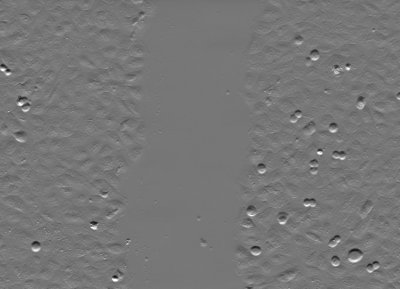
#> input picture opencv/bnsreenu/image_processing_APEER/Images/scratch_assay/1.jpg, 400 x 289 px, given as the content of the folder C:/Users/builder/Pictures/Saved Pictures/, which was not available
$ python 29-scikit.py
#> lines starting #> are read from the running program, lines starting #| are printed output that depends on the picture; pictures that were not available may be replaced by others from this repository, and a replacement may not be noted
"""
Tutorial 29 - image_processing using scikit image

https://github.com/bnsreenu/python_for_image_processing_APEER/blob/master/tutorial29_image_processing_using_scikit-image.py
https://www.youtube.com/watch?v=mQkcf8kgit8&list=PLHae9ggVvqPgyRQQOtENr6hK0m1UquGaG&index=30

 resize and rescale.
 edge detection.
 sharpening using deconvolution method
 scratch assay analysis.
#Resize, rescale
"""
import matplotlib.pyplot as plt

from skimage import io, color
from skimage.transform import rescale, resize, downscale_local_mean
import getpass
import os

USER = getpass.getuser()

IMAGE_NAME = '1.jpg'
BASE_FOLDER = 'C:/Users/' + USER + '/Pictures/Saved Pictures/'
IMAGE = BASE_FOLDER + IMAGE_NAME

path = BASE_FOLDER
file_list = os.listdir(path)

for (image) in os.listdir(path):  # iterate through each file to perform some action
    print(image)

img = io.imread(IMAGE, as_gray=True)
#> img is the input picture: shape (289, 400); min 14, max 255, mean 118.6
# Rescale, resize image by a given factor.
# gaussian smoothing can be performed to avoid antialiasing artifacts.
img_rescaled = rescale(img, 1.0 / 4.0, anti_aliasing=False)
# Resize, resize image to given dimensions (shape)

plt.imshow( img_rescaled, cmap='gray')


################################################

#A quick look at a few skimage functions

from skimage.filters import gaussian, sobel
#img = io.imread("images/Osteosarcoma_01_25Sigma_noise.tif")
plt.imshow(img)
gaussian_using_skimage = gaussian(img, sigma=1, mode='constant', cval=0.0)
plt.imshow(gaussian_using_skimage)

img_gray = io.imread(IMAGE, as_gray=True)
sobel_img = sobel(img_gray)  #Works only on 2D (gray) images
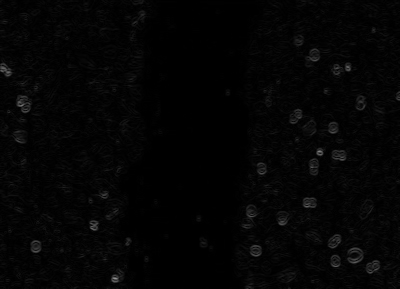
#> sobel_img: shape (289, 400) float64; min 0, max 0.58, mean 0.0182
plt.imshow(sobel_img, cmap='gray')
plt.show()
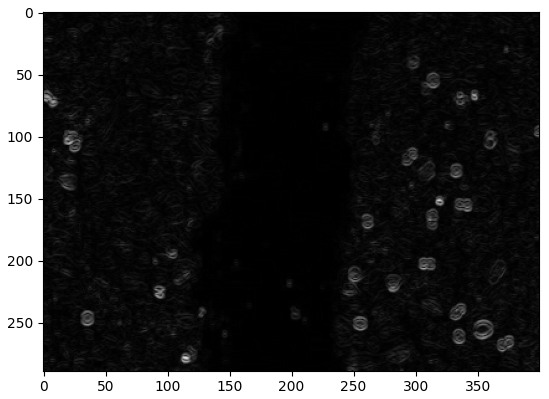
#> figure drawn by matplotlib, 1 panel

$ run again, on opencv/bnsreenu/image_processing_APEER/Images/scratch_assay/0.jpg
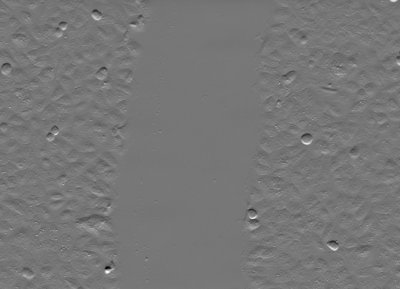
#> input picture opencv/bnsreenu/image_processing_APEER/Images/scratch_assay/0.jpg, 400 x 289 px, given in place of 1.jpg, which was not available
#> img is the input picture: shape (289, 400); min 0, max 255, mean 118.6
#> `sobel_img = sobel(img_gray)`:
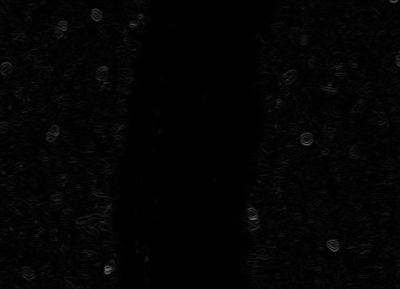
#> sobel_img: shape (289, 400) float64; min 0, max 0.469, mean 0.0152
#> `plt.show()`:
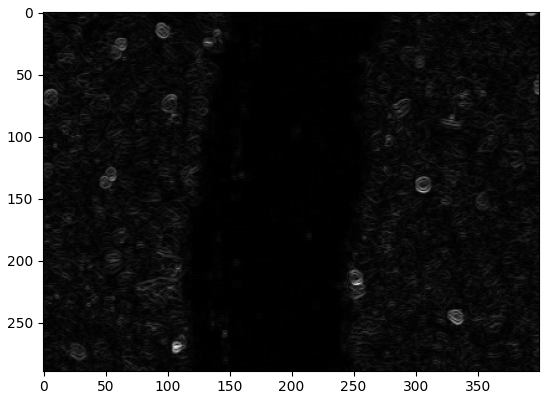
#> figure drawn by matplotlib, 1 panel

$ run again, on opencv/bnsreenu/image_processing_APEER/Images/scratch_assay/2.jpg
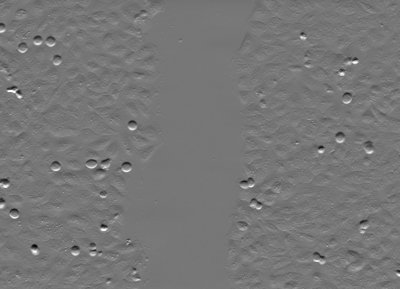
#> input picture opencv/bnsreenu/image_processing_APEER/Images/scratch_assay/2.jpg, 400 x 289 px, given in place of 1.jpg, which was not available
#> img is the input picture: shape (289, 400); min 0, max 255, mean 118.6
#> `sobel_img = sobel(img_gray)`:
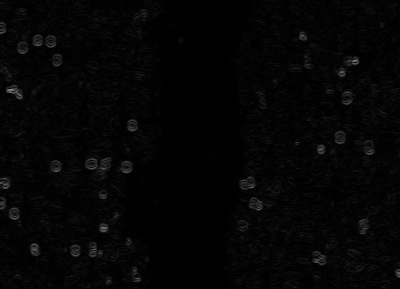
#> sobel_img: shape (289, 400) float64; min 0, max 0.561, mean 0.0197
#> `plt.show()`:
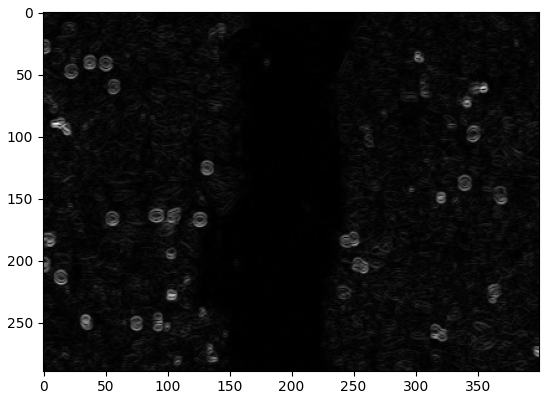
#> figure drawn by matplotlib, 1 panel

$ run again, on opencv/bnsreenu/image_processing_APEER/Images/scratch_assay/3.jpg
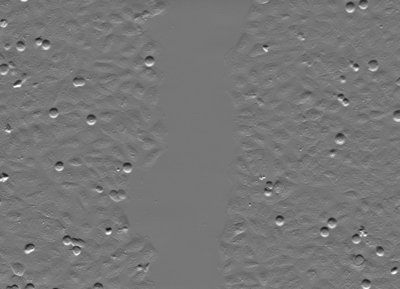
#> input picture opencv/bnsreenu/image_processing_APEER/Images/scratch_assay/3.jpg, 400 x 289 px, given in place of 1.jpg, which was not available
#> img is the input picture: shape (289, 400); min 18, max 255, mean 118.6
#> `sobel_img = sobel(img_gray)`:
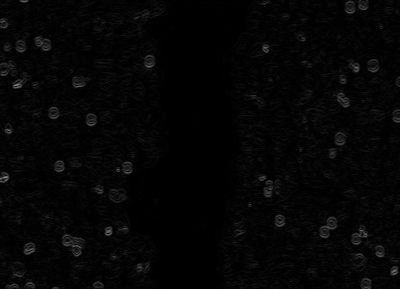
#> sobel_img: shape (289, 400) float64; min 0, max 0.527, mean 0.0217
#> `plt.show()`:
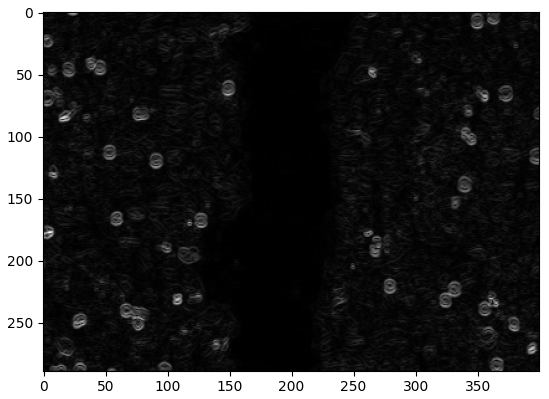
#> figure drawn by matplotlib, 1 panel
